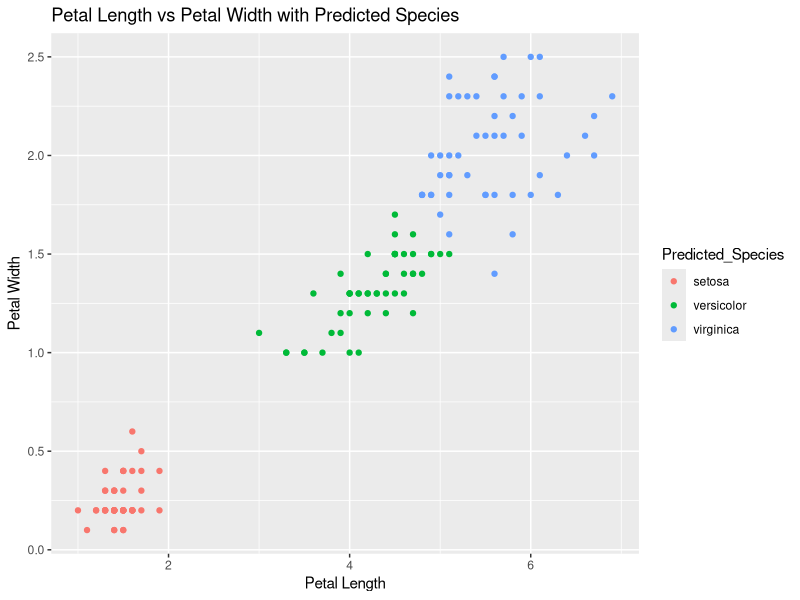

This chart was generated by the following R code:
## ---- chunk 1
knitr::opts_chunk$set(echo = TRUE)
## ---- chunk 2
# Load necessary packages
library(nnet)
library(datasets)
library(dplyr)
library(ggplot2)

# Load the iris dataset
data(iris)
head(iris)
## ---- chunk 3
# Convert Species to a factor
iris$Species <- as.factor(iris$Species)

# Check the structure of the dataset
str(iris)
## ---- chunk 4
# Fit the multinomial regression model
model <- multinom(Species ~ Sepal.Length + Sepal.Width + Petal.Length + Petal.Width, data = iris)

# Summary of the model
summary(model)
## ---- chunk 5
# Make predictions
predictions <- predict(model, iris)

# Create a confusion matrix to evaluate the model
table(Predicted = predictions, Actual = iris$Species)
## ---- chunk 6
# Calculate accuracy
accuracy <- mean(predictions == iris$Species)
paste("Accuracy:", round(accuracy, 2))
## ---- chunk 7
# Create a contingency table
transport_data <- data.frame(
  Transport = rep(c("Car", "Bike", "Public Transport", "Walking"), each = 3),
  AgeGroup = rep(c("Age Group 1", "Age Group 2", "Age Group 3"), times = 4),
  Count = c(40, 30, 20, 20, 25, 25, 15, 20, 30, 25, 25, 25)
)

# Convert AgeGroup and Transport to factors
transport_data$AgeGroup <- as.factor(transport_data$AgeGroup)
transport_data$Transport <- as.factor(transport_data$Transport)

head(transport_data)
## ---- chunk 8

# Fit the multinomial regression model
model_contingency <- multinom(Transport ~ AgeGroup, weights = Count, data = transport_data)
# Summary of the model
summary(model_contingency)
## ---- chunk 9
# Fit the multinomial regression model with Petal.Length and Petal.Width
model_ex1 <- multinom(Species ~ Petal.Length + Petal.Width, data = iris)

# Summary of the model
summary(model_ex1)
## ---- chunk 10
# Make predictions
predictions_ex1 <- predict(model_ex1, iris)

# Create a confusion matrix to evaluate the model
confusion_matrix_ex1 <- table(Predicted = predictions_ex1, Actual = iris$Species)
confusion_matrix_ex1

# Calculate accuracy
accuracy_ex1 <- mean(predictions_ex1 == iris$Species)
paste("Accuracy:", round(accuracy_ex1, 2))
## ---- chunk 11
# Visualize the relationship between Petal.Length and Petal.Width with predicted species
iris_with_preds <- iris
iris_with_preds$Predicted_Species <- predictions_ex1

ggplot(iris_with_preds, aes(x = Petal.Length, y = Petal.Width, color = Predicted_Species)) +
  geom_point() +
  labs(title = "Petal Length vs Petal Width with Predicted Species",
       x = "Petal Length",
       y = "Petal Width")
## ---- chunk 12

# Make predictions
predictions_contingency <- predict(model_contingency, newdata = transport_data, type = "probs")

# Add the predicted probabilities to the original data
predicted_data <- cbind(transport_data, predictions_contingency)

# Display the updated data
predicted_data

# Reshape the data for better readability
library(tidyr)
predicted_probs_long <- predicted_data %>%
  pivot_longer(cols = starts_with("Car"):starts_with("Walking"), 
               names_to = "Predicted_Transport", 
               values_to = "Probability") %>%
  select(AgeGroup, Predicted_Transport, Probability)

# Display the reshaped data
predicted_probs_long


